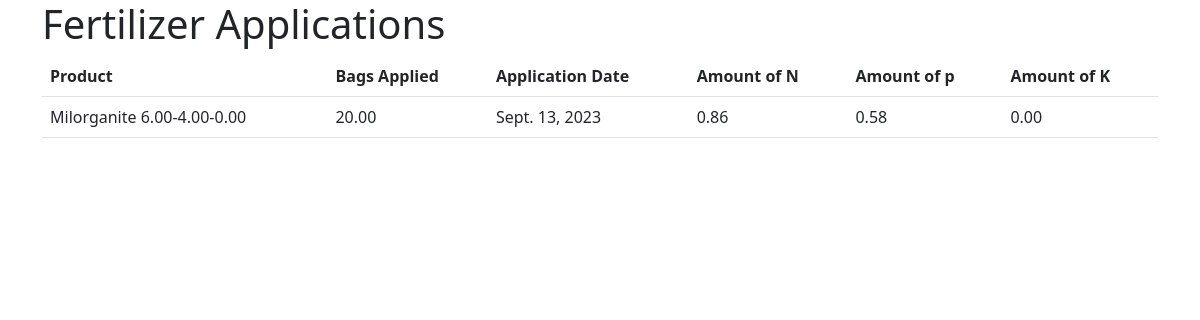
Before: /fert/ with the older database file.
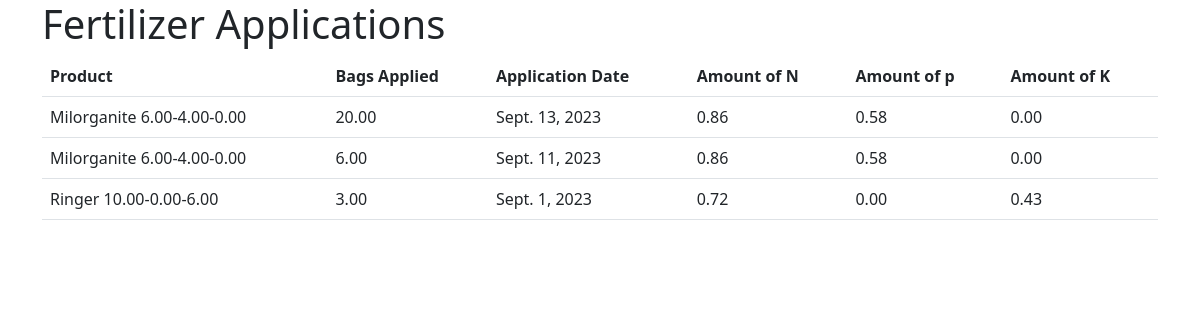
After: the same page with the newer database file.
### fertilizer/models.py (models this page shows)
class Application(models.Model):
    Fertilizer = models.ForeignKey(Fertilizer, on_delete=models.CASCADE)
    bags_applied = models.DecimalField(max_digits=4, decimal_places=2)
    date_applied = models.DateField()

class Fertilizer(models.Model):
    name = models.CharField(max_length=200)
    bag_weight = models.IntegerField(default=0)
    bag_coverage =  models.IntegerField(default=0)
    percent_N = models.DecimalField(max_digits=4, decimal_places=2)
    percent_P = models.DecimalField(max_digits=4, decimal_places=2)
    percent_X = models.DecimalField(max_digits=4, decimal_places=2)
    def __str__(self):
        return "%s %s-%s-%s" % (self.name, self.percent_N, self.percent_P, self.percent_X)

### fertilizer/views.py (the view)
# urls.py: path('', views.index, name='index'),
def index(request):
    applications =  Application.objects.all()
    application_amounts = []
    for application in applications:
        application_amounts.append(get_application_amounts(application))
    context = {
        'applicationAmounts': application_amounts
    }
    return render(request, 'fertilizer/index.html', context)

### fertilizer/views.py (called while the page is built)
def get_application_amounts(application):
    bag_weight =  application.Fertilizer.bag_weight
    bag_coverage = application.Fertilizer.bag_coverage
    lbs_per_k = round(bag_weight / (bag_coverage / 1000), 1)
    applied_n = round(application.Fertilizer.percent_N * Decimal(lbs_per_k) / 100, 2)
    applied_p = round(application.Fertilizer.percent_P * Decimal(lbs_per_k) / 100, 2)
    applied_x = round(application.Fertilizer.percent_X * Decimal(lbs_per_k) / 100, 2)
    return ApplicationAmount(application, applied_n, applied_p, applied_x)

### fertilizer/templates/fertilizer/index.html (shortened to what this page needs)
{% extends 'fertilizer/base.html' %} {% block content %}
<h1>Fertilizer Applications</h1>
<table class="table">
  <thead>
    <tr>
      <th>Product</th>
      <th>Bags Applied</th>
      <th>Application Date</th>
      <th>Amount of N</th>
      <th>Amount of p</th>
      <th>Amount of K</th>
    </tr>
  </thead>
  <tbody>
    {% for applicationAmount in applicationAmounts %}
    <tr>
      <td>{{applicationAmount.application.Fertilizer}}</td>
      <td>{{applicationAmount.application.bags_applied}}</td>
      <td>{{applicationAmount.application.date_applied}}</td>
      <td>{{applicationAmount.applied_n}}</td>
      <td>{{applicationAmount.applied_p}}</td>
      <td>{{applicationAmount.applied_x}}</td>
    </tr>
    {% empty %}
    <p>No Applications</p>
    {% endfor %}
  </tbody>
</table>
{% endblock %}

### fertilizer/templates/fertilizer/base.html (shortened to what this page needs)
<!DOCTYPE html>
<html lang="en">
  <head>
    <link
      href="https://cdn.jsdelivr.net/npm/bootstrap@5.2.3/dist/css/bootstrap.min.css"
      rel="stylesheet"
    />
  </head>
  <body>
    <div class="container">{% block content %} {% endblock %}</div>
  </body>
</html>

Changed rows visible on the page:
added Application: application.Fertilizer "Milorganite 6.00-4.00-0.00", application.bags_applied "6.00", application.date_applied "Sept. 11, 2023"
added Application: application.Fertilizer "Ringer 10.00-0.00-6.00", application.bags_applied "3.00", application.date_applied "Sept. 1, 2023"
Other visible differences:
new list line: "0.86 0.58 0.00"
new list line: "0.72 0.00 0.43"
